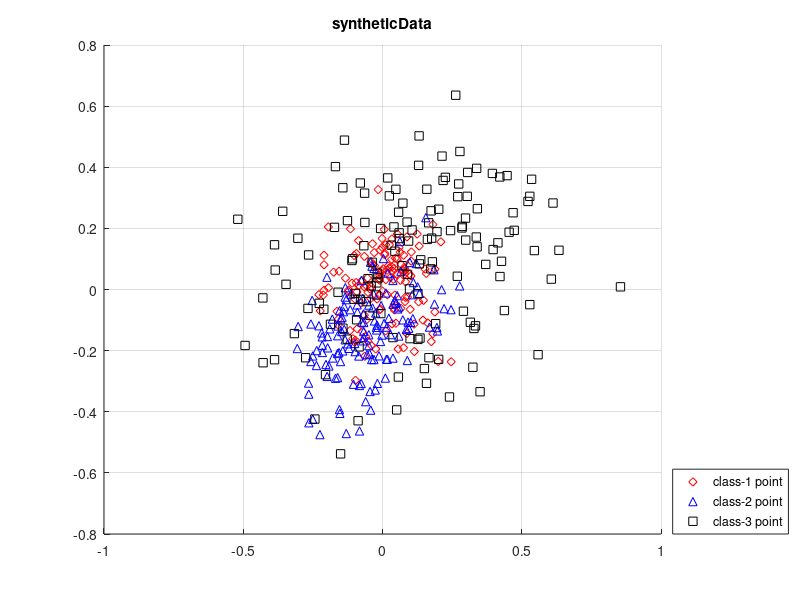

Reproduce this figure in MATLAB. (Note: this script raises an error after producing the figure.)
% This code demonstrates the proposed objective function for discovering
% the most informative receptive fields in images.
% Specifically, a synthetic dataset is generated, including three cluters
% to stand for three images, and the most correlated image regions or the
% common foreground objects are represented by the points lying in the
% intersection of the three clusters.
%
%
% Readers can directly run main_syntheticData.m to see the results, and the
% intermediate results/figures are automatically stored in 'figures' folder.
%
%
% For details, readers are suggested to refer to the following report:
%       Shu Kong, "Collaborative Receptive Field Learning", arXiv, 2014
%
% 
% The code is writen by
%           Shu Kong (Aimery)
%           aimerykong@gmail.com
%           http://www.ics.uci.edu/~skong2/
%           Dec. 2013, release version available on Jan. 13, 2014
%              updated: Nov. 16, 2015
%              updated: May 2, 2016

clear;
close all;
clc;

%% prelude
%
% some questions to consider:
%   1. sparse graph or non-sparse graph
%

%sigma = .2; % sigma controls the Gaussian kernel that convert pair-wise distance to similarity

K = 21;  % select K desired receptive fields

lambdaL = 0.6;
lambdaD = 1; % discriminative term (2) -- make the selected points more "class-pure" 
lambdaE = 20; % equal-size term (3) -- a very large lambda1 means that the points are being selected from class to class iteratively
lambdaB = 2; % balance term (4) -- make the size of clusters represented by selected point similar

ChoiceGraphBuilding = 'overall_knn'; % which way to build the graph, overall_knn or individual_knn or nothing
knn = 7; % knn-graph to measure RF similarity
eta = .4; % soft-threshold the similarity graph to remove some "dissimilar" pairs

distBound = 0.30;

pointNum = 140;

%% data generation and visualization colors
switch2Display = true;   % set this switch as 'true' to display the results

%strOptPoint = {'rd', 'md', 'b^', 'c^', 'ks', 'ys', 'gx'};
strOptPoint = {'rd', 'b^', 'ks', 'gx'};
strOptExemplar = {'ro', 'bo', 'ko'};
gtColor =  'gp';
OrgPoint = [0.1; 0.1];

X = cell(1, 3);
X{1} = sqrt(0.01) * randn(2, pointNum);
X{1}(1, :) = 1.1*X{1}(1, :);
theta = -50 / 180 * pi;
rotMat = [cos(theta), -sin(theta); sin(theta), cos(theta) ];
X{1} = rotMat*X{1};
X{1} = repmat( [0; 0], 1, size(X{1}, 2) ) + X{1};

X{2} = sqrt(0.01) * randn(2, pointNum);
X{2}(1, :) = 1.5*X{2}(1, :);
theta = 60 / 180 * pi;
rotMat = [cos(theta), -sin(theta); sin(theta), cos(theta) ];
X{2} = rotMat*X{2};
X{2} = repmat( [-0.05; -0.15], 1, size(X{2}, 2) ) + X{2};

X{3} = sqrt(0.01) * randn(2, pointNum);
X{3}(1, :) = 2.7*X{3}(1, :);
X{3}(2, :) = 2.0*X{3}(2, :);
theta = 30 / 180 * pi;
rotMat = [cos(theta), -sin(theta); sin(theta), cos(theta) ];
X{3} = rotMat*X{3};
X{3} = repmat( [0.1; 0.1], 1, size(X{3}, 2) ) + X{3};

%% visualize the original dataset
%%{
tempPoint = [];
ttt = 1;
if switch2Display
    figure; hold on; grid on;
    for c = 1:length(X)
        a = X{c} - repmat(OrgPoint, 1, size(X{c},2));
        a = sqrt(sum(a.^2, 1) );
        a = find(a > distBound);        
        tt(ttt) = plot( X{c}(1, :), X{c}(2, :), strOptPoint{c}  );
        ttt = ttt+1;
        
        tempPoint = [tempPoint  a(1)];
        
%         a = setdiff(1:size(X{c},2), a);
%         tt(ttt) = plot( X{c}(1, a), X{c}(2, a), strOptPoint{c}, 'linewidth', 4, 'MarkerSize', 4 );
%         ttt= ttt+1;
        %plot( X{c}(1, a), X{c}(2, a), gtColor  );
        
        tempPoint = [tempPoint  a(1)];
    end
    titleName = 'syntheticData';
    title( titleName );
    legend( [tt(1), tt(2), tt(3) ],...
        'class-1 point','class-2 point','class-3 point', 'Location', 'SouthEastoutside');
%     legend( [tt(1), tt(2), tt(3), tt(4), tt(5), tt(6), ],...
%         'class-1 background point','class-1 foreground point','class-2 background point','class-2 foreground point','class-3 foreground point','class-3 background point',...
%         'Location', 'SouthEast');
    hold off;
%     saveas(gcf, ['./figures/' titleName '.eps'], 'psc2');
%     saveas(gcf,['./figures/' titleName '.fig']);
end
%}

%% fetch the data, extracting RF candidates for all images from specific category
numImg = length(X);
%pointNum = pointNum + pointNumGT;
fprintf('fetch the data (receptive fields candidates)...\n');
imgIdx = zeros( 1, numImg*pointNum );
for i = 1:numImg
    imgIdx(1+pointNum*(i-1):i*pointNum ) = i;
end

%% create the similarity-graph (to maximize)
%{
% build a full graph that measures pairwise contrast/distance of all images
fprintf('build pairwise-distance graph...\n');
Xmat = cell2mat(X);
SimilarityGraph = Xmat'*Xmat; % maximize reward graph -- contrast
% clear X A;

Xsqr = diag(SimilarityGraph);
Xsqr = Xsqr(:);
SimilarityGraph = repmat(Xsqr, 1, size(SimilarityGraph,2)) ...
    +repmat(Xsqr', size(SimilarityGraph,2), 1) ...
    - 2*SimilarityGraph; % Euclidean distance, maximize sum of pairwise distance

SimilarityGraph_full= SimilarityGraph;

switch ChoiceGraphBuilding
    case 'overall_knn',
        for i = 1:size(SimilarityGraph, 2)
            costList = SimilarityGraph(i, :);
            [costListSorted, costIdx]= sort(costList, 'ascend'); % smaller distance
            SimilarityGraph(i, :) = 0;
            SimilarityGraph(i, costIdx(1:knn*1)) = costListSorted(1:knn*1);
        end
    case 'individual_knn',
        for i = 1:size(SimilarityGraph, 2)
            idx = imgIdx(i);
            tmp = SimilarityGraph(i, :);
            SimilarityGraph(i, :) = 0;
            
            for j = 1:imgIdx(end)
                %if j == idx
                    %continue;
%                     a = find(imgIdx==idx);
%                     costList = tmp(a);
%                     [costList costIdx]= sort(costList, 'ascend');
%                     SimilarityGraph( i, a(costIdx(1: round(knn ))) ) = costList( 1:round(knn ) );
                %else
                    a = find(imgIdx==j);
                    costList = tmp(a);
                    [costList costIdx]= sort(costList, 'ascend');
                    SimilarityGraph(i, a(costIdx(1:knn))) = costList(1:knn);
                %end
            end
            tmpVal = SimilarityGraph(i, :);
            tmpIdx = find(tmpVal~=0);
            tmpVal = tmpVal(tmpIdx);
            SimilarityGraph(i, find(SimilarityGraph(i,:) < eta*mean(tmpVal) ) ) = 0;
            
        end
    case 'nothing',
           SimilarityGraph = SimilarityGraph;
end

SimilarityGraph = (SimilarityGraph + SimilarityGraph') / 2;
%SimilarityGraph = SimilarityGraph ./ max(SimilarityGraph(:));
%SimilarityGraph = SimilarityGraph_backup; % also works!

% normalize the similarity graph
fprintf('normalize the similarity graph...\n');
%SimilarityGraph = SimilarityGraph ./ max(SimilarityGraph(:));
sigma = 2* mean(SimilarityGraph(:)); % adaptively selecting sigma

% convert it to the similarity graph
fprintf('convert into similarity graph...\n');
a = find(SimilarityGraph~=0);
SimilarityGraph(a) = exp(-SimilarityGraph(a) / sigma);


sigma2 = 2* mean(SimilarityGraph_full(:)); % adaptively selecting sigma
a = find(SimilarityGraph_full~=0);
SimilarityGraph_full(a) = exp(-SimilarityGraph_full(a) / sigma2);

%SimilarityGraph = sparse(SimilarityGraph);
%}

%%
Xmat = cell2mat(X);
[SimilarityGraph, SimilarityGraph_full]= graphConstruction(Xmat, imgIdx, ChoiceGraphBuilding, knn);
RFpositive = DiscriminativeExemplarSelection(SimilarityGraph, SimilarityGraph_full, SimilarityGraph_full, imgIdx, K, lambdaL, lambdaD, lambdaE, lambdaB);

%% visualize the selected RFs
% RFpositive; % find(SelectedFlag);
if switch2Display
    figure; hold on; grid on;
    ttt = 1;
    tt = [];
    for c = 1:3
        tt(ttt) = plot( X{c}(1, :), X{c}(2, :), strOptPoint{c}  );
        ttt = ttt+1;
    end
    IdxImg = imgIdx(RFpositive); % image index
    for i = 1:length(RFpositive)
        plot( Xmat(1, RFpositive(i)), Xmat(2, RFpositive(i)), strOptExemplar{IdxImg(i)}, 'linewidth', 3, 'MarkerSize', 11);        
    end
    
    a = imgIdx(RFpositive);
    b = find(a==1);
    b = b(1);
    b = RFpositive(b);
    tt(ttt) = plot( X{1}(1, b), X{1}(2, b), strOptExemplar{1}, 'linewidth', 3, 'MarkerSize', 11  );
    ttt = ttt+1;
    
    b = find(a==2);
    b = b(1);
    b = RFpositive(b) - pointNum;
    tt(ttt) = plot( X{2}(1, b), X{2}(2, b), strOptExemplar{2}, 'linewidth', 3, 'MarkerSize', 11  );
    ttt = ttt+1;
    
    b = find(a==3);
    b = b(1);
    b = RFpositive(b) - 2*pointNum;
    tt(ttt) = plot( X{3}(1, b), X{3}(2, b), strOptExemplar{3}, 'linewidth', 3, 'MarkerSize', 11  );
    ttt = ttt+1;
    
    titleName = 'selected exemplars';
    hold off; title(titleName);
    legend( [tt(1), tt(4), tt(2), tt(5), tt(3), tt(6), ],...
        'class-1 point', 'class-1 selected point', 'class-2 point', 'class-2 selected point', 'class-3 point','class-3 selected point',...
        'Location', 'SouthEastoutside');
    hold off;
%     saveas(gcf, ['./figures/' titleName '.eps'], 'psc2');
%     saveas(gcf,['./figures/' titleName '.fig'])
%     saveas(gcf,['./figures/' titleName '.jpg']);
end

%% visualize the marginal gain at each iteration
%{
if switch2Display
    az = 30;
    el = 15;
    for iter = 1:size(storeIteration, 2)
        ttt = 1;
        tt = [];
        curFigure = figure(3); hold on; grid on; 
        titleName = ['marginalGainIteration-' num2str(iter)];
        title( titleName );
        for c =1:3
            tt(ttt) = plot3( X{c}(1, :), X{c}(2, :), storeIteration(1+pointNum*(c-1):pointNum*c, iter), strOptPoint{c}  );
            ttt = ttt+1;
        end
        for i = 1:iter
           tt(ttt) = plot3( Xmat(1, RFpositive(i)), Xmat(2, RFpositive(i)), storeIteration( RFpositive(i), iter ), ...
                strOptExemplar{IdxImg(i)}, 'linewidth', 3, 'MarkerSize', 11);
            ttt = ttt+1;
        end
        view(az, el);
%         saveas(gcf, ['./figures/' titleName '.eps'], 'psc2');
%         saveas(gcf,['./figures/' titleName '.fig']);
        saveas(gcf,['./figures/' titleName '.jpg']);
       	close(curFigure)
    end
end
%}


